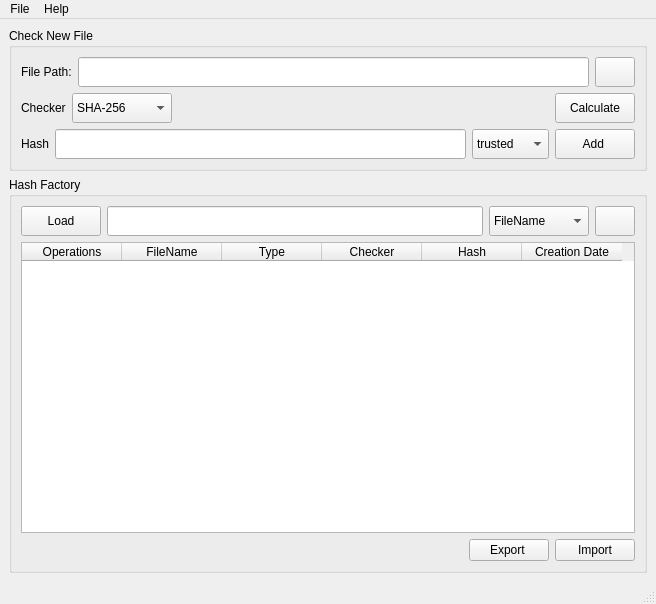
<?xml version="1.0" encoding="UTF-8"?>
<ui version="4.0">
 <class>HashFactoryUI</class>
 <widget class="QMainWindow" name="HashFactoryUI">
  <property name="geometry">
   <rect>
    <x>0</x>
    <y>0</y>
    <width>656</width>
    <height>604</height>
   </rect>
  </property>
  <property name="windowTitle">
   <string>HashFactoryUI</string>
  </property>
  <widget class="QWidget" name="centralwidget">
   <layout class="QVBoxLayout" name="verticalLayout_3">
    <item>
     <widget class="QGroupBox" name="groupBox">
      <property name="title">
       <string>Check New File</string>
      </property>
      <layout class="QVBoxLayout" name="verticalLayout">
       <item>
        <layout class="QHBoxLayout" name="horizontalLayout">
         <item>
          <widget class="QLabel" name="label">
           <property name="minimumSize">
            <size>
             <width>0</width>
             <height>30</height>
            </size>
           </property>
           <property name="text">
            <string>File Path:</string>
           </property>
          </widget>
         </item>
         <item>
          <widget class="QLineEdit" name="pathFileLineEdit">
           <property name="minimumSize">
            <size>
             <width>0</width>
             <height>30</height>
            </size>
           </property>
           <property name="text">
            <string/>
           </property>
          </widget>
         </item>
         <item>
          <widget class="QPushButton" name="browseButton">
           <property name="minimumSize">
            <size>
             <width>0</width>
             <height>30</height>
            </size>
           </property>
           <property name="maximumSize">
            <size>
             <width>70</width>
             <height>16777215</height>
            </size>
           </property>
           <property name="text">
            <string/>
           </property>
           <property name="icon">
            <iconset resource="build/Desktop-Release/qmake_qmake_immediate.qrc">
             <normaloff>:/images/folder_open.png</normaloff>:/images/folder_open.png</iconset>
           </property>
           <property name="iconSize">
            <size>
             <width>25</width>
             <height>25</height>
            </size>
           </property>
          </widget>
         </item>
        </layout>
       </item>
       <item>
        <layout class="QHBoxLayout" name="horizontalLayout_2">
         <item>
          <widget class="QLabel" name="label_2">
           <property name="minimumSize">
            <size>
             <width>0</width>
             <height>30</height>
            </size>
           </property>
           <property name="text">
            <string>Checker</string>
           </property>
          </widget>
         </item>
         <item>
          <widget class="QComboBox" name="checkerComboBox">
           <property name="minimumSize">
            <size>
             <width>100</width>
             <height>30</height>
            </size>
           </property>
           <item>
            <property name="text">
             <string>SHA-256</string>
            </property>
           </item>
           <item>
            <property name="text">
             <string>SHA-1</string>
            </property>
           </item>
           <item>
            <property name="text">
             <string>MD5</string>
            </property>
           </item>
          </widget>
         </item>
         <item>
          <spacer name="horizontalSpacer">
           <property name="orientation">
            <enum>Qt::Horizontal</enum>
           </property>
           <property name="sizeHint" stdset="0">
            <size>
             <width>40</width>
             <height>20</height>
            </size>
           </property>
          </spacer>
         </item>
         <item>
          <widget class="QPushButton" name="calculateButton">
           <property name="minimumSize">
            <size>
             <width>0</width>
             <height>30</height>
            </size>
           </property>
           <property name="text">
            <string>Calculate</string>
           </property>
           <property name="icon">
            <iconset resource="build/Desktop-Release/qmake_qmake_immediate.qrc">
             <normaloff>:/images/calculate.png</normaloff>:/images/calculate.png</iconset>
           </property>
           <property name="iconSize">
            <size>
             <width>25</width>
             <height>25</height>
            </size>
           </property>
          </widget>
         </item>
        </layout>
       </item>
       <item>
        <layout class="QHBoxLayout" name="horizontalLayout_3">
         <item>
          <widget class="QLabel" name="label_3">
           <property name="minimumSize">
            <size>
             <width>0</width>
             <height>30</height>
            </size>
           </property>
           <property name="text">
            <string>Hash</string>
           </property>
          </widget>
         </item>
         <item>
          <widget class="QLineEdit" name="calculatedHashFile">
           <property name="minimumSize">
            <size>
             <width>0</width>
             <height>30</height>
            </size>
           </property>
           <property name="text">
            <string/>
           </property>
          </widget>
         </item>
         <item>
          <widget class="QComboBox" name="typeCombo">
           <property name="minimumSize">
            <size>
             <width>0</width>
             <height>30</height>
            </size>
           </property>
           <item>
            <property name="text">
             <string>trusted</string>
            </property>
           </item>
           <item>
            <property name="text">
             <string>malware</string>
            </property>
           </item>
           <item>
            <property name="text">
             <string>suspect</string>
            </property>
           </item>
          </widget>
         </item>
         <item>
          <widget class="QPushButton" name="addToDB">
           <property name="minimumSize">
            <size>
             <width>0</width>
             <height>30</height>
            </size>
           </property>
           <property name="text">
            <string>Add </string>
           </property>
           <property name="icon">
            <iconset resource="build/Desktop-Release/qmake_qmake_immediate.qrc">
             <normaloff>:/images/database_upload.png</normaloff>:/images/database_upload.png</iconset>
           </property>
           <property name="iconSize">
            <size>
             <width>25</width>
             <height>25</height>
            </size>
           </property>
          </widget>
         </item>
        </layout>
       </item>
      </layout>
     </widget>
    </item>
    <item>
     <widget class="QGroupBox" name="groupBox_2">
      <property name="title">
       <string>Hash Factory</string>
      </property>
      <layout class="QVBoxLayout" name="verticalLayout_2">
       <item>
        <layout class="QHBoxLayout" name="horizontalLayout_4">
         <item>
          <widget class="QPushButton" name="loadTable">
           <property name="minimumSize">
            <size>
             <width>0</width>
             <height>30</height>
            </size>
           </property>
           <property name="text">
            <string>Load</string>
           </property>
           <property name="icon">
            <iconset resource="build/Desktop-Release/qmake_qmake_immediate.qrc">
             <normaloff>:/images/database_search.png</normaloff>:/images/database_search.png</iconset>
           </property>
           <property name="iconSize">
            <size>
             <width>25</width>
             <height>25</height>
            </size>
           </property>
          </widget>
         </item>
         <item>
          <widget class="QLineEdit" name="filterSearch">
           <property name="minimumSize">
            <size>
             <width>0</width>
             <height>30</height>
            </size>
           </property>
          </widget>
         </item>
         <item>
          <widget class="QComboBox" name="columnFilterBox">
           <property name="minimumSize">
            <size>
             <width>100</width>
             <height>30</height>
            </size>
           </property>
           <item>
            <property name="text">
             <string>FileName</string>
            </property>
           </item>
           <item>
            <property name="text">
             <string>Checker</string>
            </property>
           </item>
           <item>
            <property name="text">
             <string>Hash</string>
            </property>
           </item>
          </widget>
         </item>
         <item>
          <widget class="QPushButton" name="filterButton">
           <property name="minimumSize">
            <size>
             <width>0</width>
             <height>30</height>
            </size>
           </property>
           <property name="text">
            <string/>
           </property>
           <property name="icon">
            <iconset resource="build/Desktop-Release/qmake_qmake_immediate.qrc">
             <normaloff>:/images/search.png</normaloff>:/images/search.png</iconset>
           </property>
           <property name="iconSize">
            <size>
             <width>25</width>
             <height>25</height>
            </size>
           </property>
          </widget>
         </item>
        </layout>
       </item>
       <item>
        <widget class="QTableWidget" name="tableWidget">
         <column>
          <property name="text">
           <string>Operations</string>
          </property>
         </column>
         <column>
          <property name="text">
           <string>FileName</string>
          </property>
         </column>
         <column>
          <property name="text">
           <string>Type</string>
          </property>
         </column>
         <column>
          <property name="text">
           <string>Checker</string>
          </property>
         </column>
         <column>
          <property name="text">
           <string>Hash</string>
          </property>
         </column>
         <column>
          <property name="text">
           <string>Creation Date</string>
          </property>
         </column>
        </widget>
       </item>
       <item>
        <layout class="QHBoxLayout" name="horizontalLayout_5">
         <item>
          <spacer name="horizontalSpacer_2">
           <property name="orientation">
            <enum>Qt::Horizontal</enum>
           </property>
           <property name="sizeHint" stdset="0">
            <size>
             <width>40</width>
             <height>20</height>
            </size>
           </property>
          </spacer>
         </item>
         <item>
          <widget class="QPushButton" name="exportButton">
           <property name="text">
            <string>Export </string>
           </property>
           <property name="icon">
            <iconset resource="build/Desktop-Release/qmake_qmake_immediate.qrc">
             <normaloff>:/images/file_export.png</normaloff>:/images/file_export.png</iconset>
           </property>
           <property name="iconSize">
            <size>
             <width>25</width>
             <height>25</height>
            </size>
           </property>
          </widget>
         </item>
         <item>
          <widget class="QPushButton" name="importButton">
           <property name="text">
            <string>Import</string>
           </property>
           <property name="icon">
            <iconset resource="build/Desktop-Release/qmake_qmake_immediate.qrc">
             <normaloff>:/images/file_open.png</normaloff>:/images/file_open.png</iconset>
           </property>
           <property name="iconSize">
            <size>
             <width>25</width>
             <height>25</height>
            </size>
           </property>
          </widget>
         </item>
        </layout>
       </item>
      </layout>
     </widget>
    </item>
   </layout>
  </widget>
  <widget class="QMenuBar" name="menubar">
   <property name="geometry">
    <rect>
     <x>0</x>
     <y>0</y>
     <width>656</width>
     <height>23</height>
    </rect>
   </property>
   <widget class="QMenu" name="menuFile">
    <property name="title">
     <string>File</string>
    </property>
    <addaction name="separator"/>
    <addaction name="actionExit"/>
   </widget>
   <widget class="QMenu" name="menuHelp">
    <property name="title">
     <string>Help</string>
    </property>
    <addaction name="actionAbout"/>
    <addaction name="actionHelp"/>
   </widget>
   <addaction name="menuFile"/>
   <addaction name="menuHelp"/>
  </widget>
  <widget class="QStatusBar" name="statusbar"/>
  <action name="actionAbout">
   <property name="icon">
    <iconset resource="build/Desktop-Release/qmake_qmake_immediate.qrc">
     <normaloff>:/images/info.png</normaloff>:/images/info.png</iconset>
   </property>
   <property name="text">
    <string>About</string>
   </property>
  </action>
  <action name="actionHelp">
   <property name="icon">
    <iconset resource="build/Desktop-Release/qmake_qmake_immediate.qrc">
     <normaloff>:/images/help.png</normaloff>:/images/help.png</iconset>
   </property>
   <property name="text">
    <string>Help</string>
   </property>
  </action>
  <action name="actionExit">
   <property name="icon">
    <iconset resource="build/Desktop-Release/qmake_qmake_immediate.qrc">
     <normaloff>:/images/exit.png</normaloff>:/images/exit.png</iconset>
   </property>
   <property name="text">
    <string>Exit</string>
   </property>
  </action>
 </widget>
 <resources>
  <include location="build/Desktop-Release/qmake_qmake_immediate.qrc"/>
 </resources>
 <connections/>
</ui>
